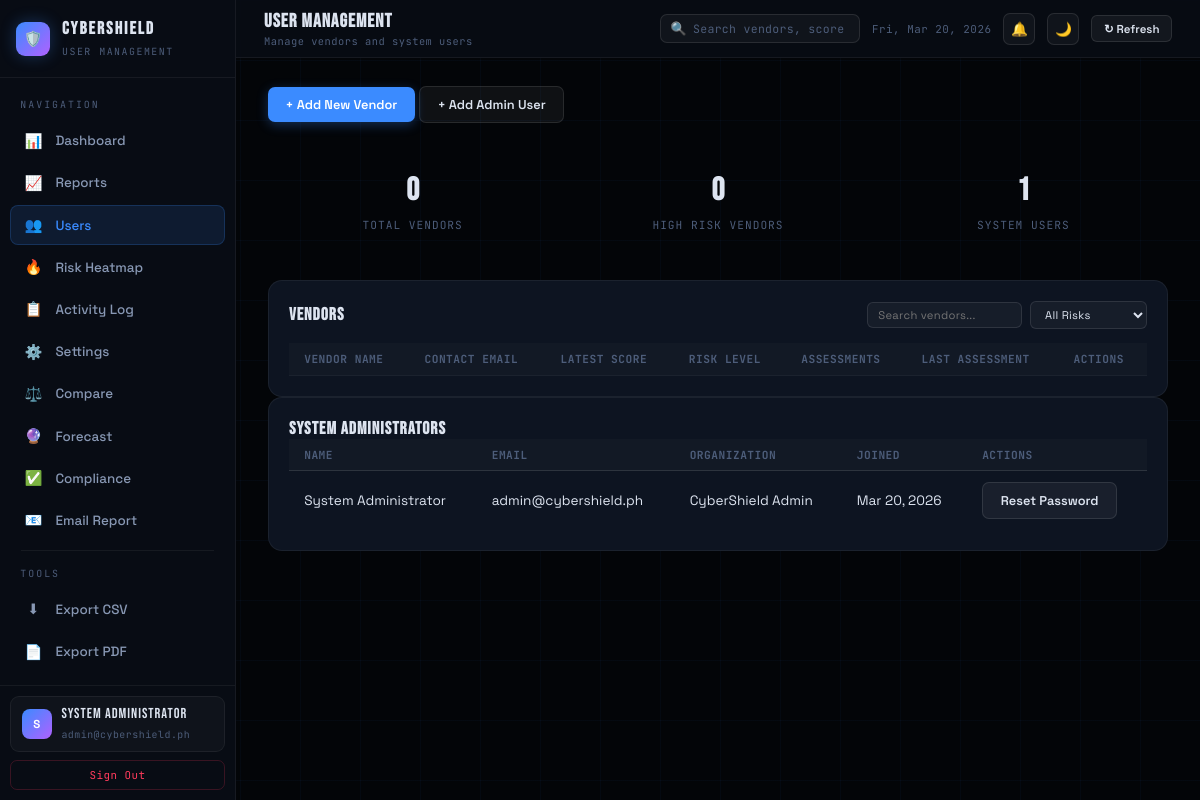
Page /Admin/users.php (signed in) on the earlier database version.
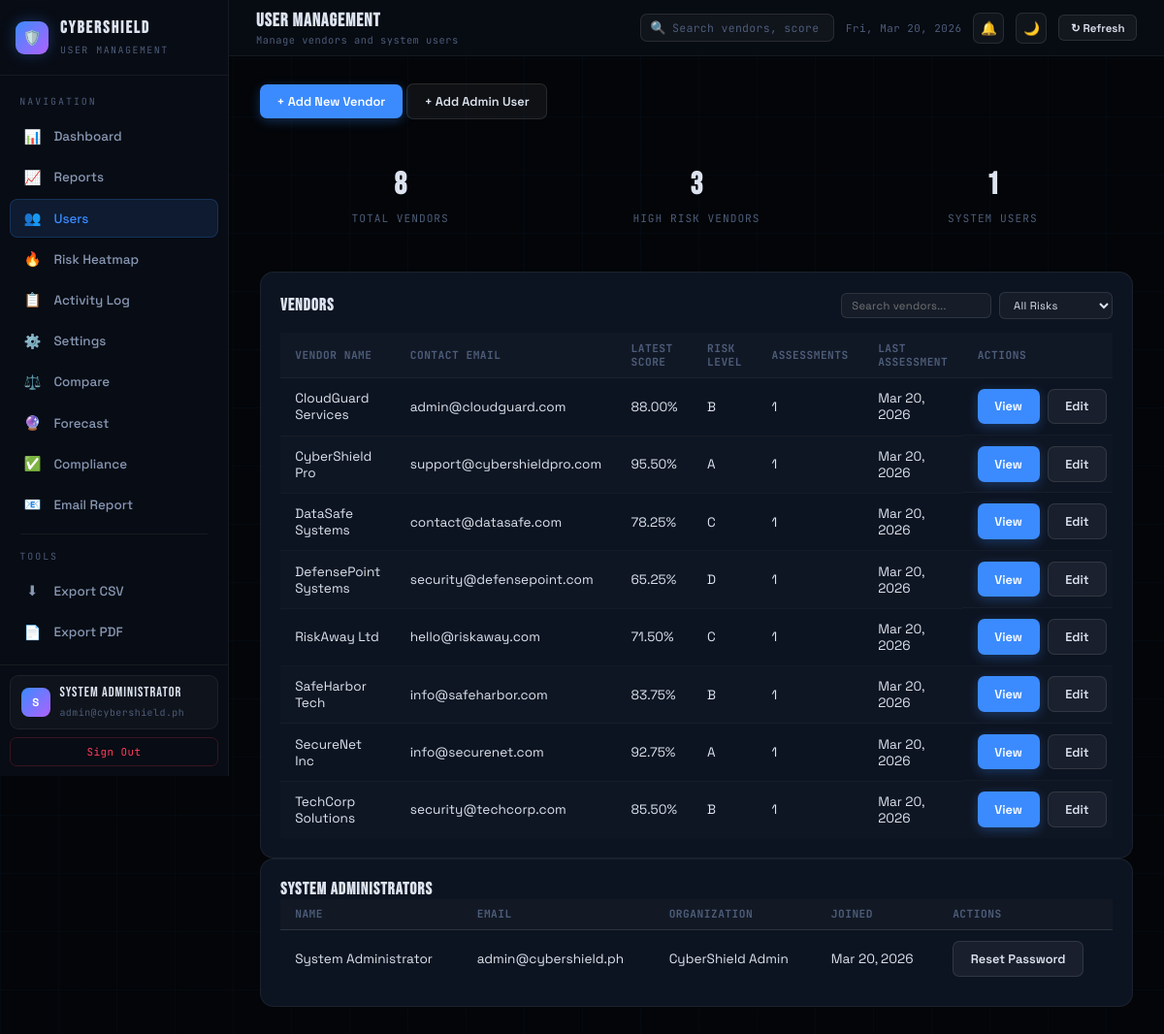
Same page on the later database version.
### tables this page shows
CREATE TABLE users (
    id INT AUTO_INCREMENT PRIMARY KEY,
    username VARCHAR(50) UNIQUE NOT NULL,
    password_hash VARCHAR(255) NOT NULL,
    email VARCHAR(100) UNIQUE NOT NULL,
    full_name VARCHAR(100) NOT NULL,
    store_name VARCHAR(100) NOT NULL,
    role ENUM('Admin', 'Seller', 'Viewer') DEFAULT 'Seller',
    is_active BOOLEAN DEFAULT TRUE,
    created_at TIMESTAMP DEFAULT CURRENT_TIMESTAMP,
    updated_at TIMESTAMP DEFAULT CURRENT_TIMESTAMP ON UPDATE CURRENT_TIMESTAMP,
    INDEX idx_username (username),
    INDEX idx_email (email),
    INDEX idx_role (role)
);

CREATE TABLE vendors (
    id INT AUTO_INCREMENT PRIMARY KEY,
    name VARCHAR(255) NOT NULL,
    email VARCHAR(100),
    industry VARCHAR(100),
    contact_person VARCHAR(100),
    phone VARCHAR(20),
    address TEXT,
    is_active BOOLEAN DEFAULT TRUE,
    flagged BOOLEAN DEFAULT FALSE,
    created_at TIMESTAMP DEFAULT CURRENT_TIMESTAMP,
    updated_at TIMESTAMP DEFAULT CURRENT_TIMESTAMP ON UPDATE CURRENT_TIMESTAMP,
    INDEX idx_name (name),
    INDEX idx_email (email),
    INDEX idx_flagged (flagged)
);

### Admin/users.php (the view, shortened to what this page needs)
<?php
$database = new Database();
$db = $database->getConnection();
$user_query = "SELECT * FROM users WHERE id = :user_id";
$stmt = $db->prepare($user_query);
$stmt->bindParam(':user_id', $_SESSION['user_id']);
$stmt->execute();
$user = $stmt->fetch(PDO::FETCH_ASSOC);
$vendors_query = "SELECT v.*,
    (SELECT score FROM vendor_assessments WHERE vendor_id = v.id ORDER BY created_at DESC LIMIT 1) as latest_score,
    (SELECT rank FROM vendor_assessments WHERE vendor_id = v.id ORDER BY created_at DESC LIMIT 1) as latest_rank,
    (SELECT created_at FROM vendor_assessments WHERE vendor_id = v.id ORDER BY created_at DESC LIMIT 1) as last_assessment,
    (SELECT COUNT(*) FROM vendor_assessments WHERE vendor_id = v.id) as assessment_count
    FROM vendors v
    ORDER BY v.name";
$stmt = $db->prepare($vendors_query);
$stmt->execute();
$vendors = $stmt->fetchAll(PDO::FETCH_ASSOC);
$users_query = "SELECT id, full_name, email, store_name, created_at FROM users WHERE role = 'admin' ORDER BY created_at DESC";
$stmt = $db->prepare($users_query);
$stmt->execute();
$system_users = $stmt->fetchAll(PDO::FETCH_ASSOC);
?>
<!DOCTYPE html>
<html lang="en" data-theme="dark">
<head>
    <link rel="stylesheet" href="dashboard.css">
</head>
<body>
    <div id="app">
        <div id="sidebar">
            <div class="sb-brand">
                <div class="shield">🛡️</div>
                <div class="sb-brand-text"><h2>CyberShield</h2><span>User Management</span></div>
            </div>
            <div class="sb-section">
                <div class="sb-label">Navigation</div>
                <a class="sb-item" href="dashboard.php"><span class="sb-icon">📊</span><span class="sb-text">Dashboard</span></a>
                <a class="sb-item" href="reports.php"><span class="sb-icon">📈</span><span class="sb-text">Reports</span></a>
                <a class="sb-item active" href="users.php"><span class="sb-icon">👥</span><span class="sb-text">Users</span></a>
                <a class="sb-item" href="heatmap.php"><span class="sb-icon">🔥</span><span class="sb-text">Risk Heatmap</span></a>
                <a class="sb-item" href="activity.php"><span class="sb-icon">📋</span><span class="sb-text">Activity Log</span></a>
                <a class="sb-item" href="settings.php"><span class="sb-icon">⚙️</span><span class="sb-text">Settings</span></a>
                <a class="sb-item" href="compare.php"><span class="sb-icon">⚖️</span><span class="sb-text">Compare</span></a>
                <a class="sb-item" href="forecast.php"><span class="sb-icon">🔮</span><span class="sb-text">Forecast</span></a>
                <a class="sb-item" href="compliance.php"><span class="sb-icon">✅</span><span class="sb-text">Compliance</span></a>
                <a class="sb-item" href="email.php"><span class="sb-icon">📧</span><span class="sb-text">Email Report</span></a>
                      <div class="sb-divider"></div>
      <div class="sb-label">Tools</div>
      <a class="sb-item" onclick="exportCSV()"><span class="sb-icon">⬇</span><span class="sb-text">Export CSV</span></a>
      <a class="sb-item" onclick="exportPDF()"><span class="sb-icon">📄</span><span class="sb-text">Export PDF</span></a>
      <a class="sb-item" onclick="refreshData()"><span class="sb-icon">↻</span><span class="sb-text">Refresh Data</span></a>
    </div>
            <div class="sb-footer">
                <div class="sb-user">
                    <div class="sb-avatar"><?php echo strtoupper(substr($user['full_name'], 0, 1)); ?></div>
                    <div class="sb-user-info">
                        <p><?php echo htmlspecialchars($user['full_name']); ?></p>
                        <span><?php echo htmlspecialchars($user['email']); ?></span>
                    </div>
                </div>
                <button class="btn-sb-logout" onclick="doSignOut()">Sign Out</button>
            </div>
        </div>
        <div id="main">
            <div class="topbar">
                <div class="topbar-left">
                    <h2>User Management</h2>
                    <p>Manage vendors and system users</p>
                </div>
                <div class="topbar-right">
                    <div class="topbar-search-wrap">
                        <span class="topbar-search-icon">🔍</span>
                        <input type="text" class="topbar-search" id="global-search" placeholder="Search vendors, scores…" oninput="onGlobalSearch(this.value)" />
                    </div>
                    <span class="topbar-date" id="topbar-date"><?php echo date('D, M d, Y'); ?></span>
                    <div class="notif-wrap">
                        <button class="notif-btn" id="notif-btn" onclick="toggleNotifPanel()">🔔<span class="notif-dot hidden" id="notif-dot"></span></button>
                    </div>
                    <button class="theme-toggle" id="theme-toggle" onclick="toggleTheme()" title="Toggle theme">🌙</button>
                    <button class="btn btn-secondary btn-sm" onclick="refreshData()">↻ Refresh</button>
                </div>
            </div>
            <div class="content">
                <div style="margin-bottom: 2rem;">
                    <button class="btn btn-primary" onclick="showAddVendorModal()">+ Add New Vendor</button>
                    <button class="btn btn-secondary" onclick="showAddUserModal()">+ Add Admin User</button>
                </div>
                <div class="user-stats">
                    <div class="stat-badge">
                        <div class="stat-number"><?php echo count($vendors); ?></div>
                        <div>Total Vendors</div>
                    </div>
                    <div class="stat-badge">
                        <div class="stat-number"><?php
                            $high_risk = 0;
                            foreach($vendors as $v) {
                                if(in_array($v['latest_rank'], ['C', 'D'])) $high_risk++;
                            }
                            echo $high_risk;
                        ?></div>
                        <div>High Risk Vendors</div>
                    </div>
                    <div class="stat-badge">
                        <div class="stat-number"><?php echo count($system_users); ?></div>
                        <div>System Users</div>
                    </div>
                </div>
                <div class="card">
                    <div class="table-toolbar">
                        <h3>Vendors</h3>
                        <div class="filter-row">
                            <input type="text" id="vendor-search" placeholder="Search vendors..." class="filter-select" onkeyup="filterVendors()">
                            <select id="risk-filter" class="filter-select" onchange="filterVendors()">
                                <option value="">All Risks</option>
                            </select>
                        </div>
                    </div>
                    <div style="overflow-x: auto;">
                        <table class="tbl">
                            <thead>
                                <tr>
                                    <th>Vendor Name</th>
                                    <th>Contact Email</th>
                                    <th>Latest Score</th>
                                    <th>Risk Level</th>
                                    <th>Assessments</th>
                                    <th>Last Assessment</th>
                                    <th>Actions</th>
                                </tr>
                            </thead>
                            <tbody id="vendors-table">
                                <?php foreach($vendors as $vendor): ?>
                                <tr class="vendor-row" data-rank="<?php echo $vendor['latest_rank']; ?>" data-name="<?php echo strtolower($vendor['name']); ?>">
                                    <td><?php echo htmlspecialchars($vendor['name']); ?></td>
                                    <td><?php echo htmlspecialchars($vendor['email']); ?></td>
                                    <td><?php echo $vendor['latest_score'] ? $vendor['latest_score'] . '%' : 'N/A'; ?></td>
                                    <td>
                                        <?php if($vendor['latest_rank']): ?>
                                        <span class="rank-badge rank-<?php echo strtolower($vendor['latest_rank']); ?>">
                                            <?php echo $vendor['latest_rank']; ?>
                                        </span>
                                        <?php else: echo 'N/A'; endif; ?>
                                    </td>
                                    <td><?php echo $vendor['assessment_count']; ?></td>
                                    <td><?php echo $vendor['last_assessment'] ? date('M j, Y', strtotime($vendor['last_assessment'])) : 'Never'; ?></td>
                                    <td class="user-actions">
                                        <button class="btn btn-xs btn-primary" onclick="viewVendor(<?php echo $vendor['id']; ?>)">View</button>
                                        <button class="btn btn-xs btn-secondary" onclick="editVendor(<?php echo $vendor['id']; ?>)">Edit</button>
                                    </td>
                                </tr>
                                <?php endforeach; ?>
                            </tbody>
                        </table>
                    </div>
                </div>
                <div class="card">
                    <h3>System Administrators</h3>
                    <div style="overflow-x: auto;">
                        <table class="tbl">
                            <thead>
                                <tr>
                                    <th>Name</th>
                                    <th>Email</th>
                                    <th>Organization</th>
                                    <th>Joined</th>
                                    <th>Actions</th>
                                </tr>
                            </thead>
                            <tbody>
                                <?php foreach($system_users as $sys_user): ?>
                                <tr>
                                    <td><?php echo htmlspecialchars($sys_user['full_name']); ?></td>
                                    <td><?php echo htmlspecialchars($sys_user['email']); ?></td>
                                    <td><?php echo htmlspecialchars($sys_user['store_name']); ?></td>
                                    <td><?php echo date('M j, Y', strtotime($sys_user['created_at'])); ?></td>
                                    <td>
                                        <button class="btn btn-xs btn-secondary" onclick="resetUserPassword(<?php echo $sys_user['id']; ?>)">Reset Password</button>
                                    </td>
                                </tr>
                                <?php endforeach; ?>
                            </tbody>
                        </table>
                    </div>
                </div>
            </div>
        </div>
    </div>
</body>
</html>

### Admin/users.php (style rules this page uses)
.user-stats { display: grid; grid-template-columns: repeat(auto-fit, minmax(200px, 1fr)); gap: 1rem; margin-bottom: 2rem; }
.stat-badge { background: var(--card-bg); padding: 1rem; border-radius: 12px; text-align: center; }
.stat-number { font-size: 2rem; font-weight: 700; color: var(--primary); font-family: var(--display); }
.stat-badge > div:last-child { font-family: var(--mono); font-size: 0.7rem; letter-spacing: 1px; text-transform: uppercase; color: var(--muted); margin-top: 0.5rem; }
.user-actions { display: flex; gap: 0.5rem; }
.card h3 { font-family: var(--display); font-size: 1.1rem; letter-spacing: 1px; }
.table-toolbar h3 { font-family: var(--display); font-size: 1.1rem; letter-spacing: 1px; }
.tbl th { font-family: var(--mono); font-size: 0.7rem; letter-spacing: 0.5px; }
.tbl td { font-family: var(--font); font-size: 0.85rem; }
.filter-select { font-family: var(--font); }

Differences in the rows shown:
added vendors: name "CloudGuard Services", email "admin@cloudguard.com", latest_score "88.00", latest_rank "B", assessment_count "1", last_assessment "Mar 20, 2026"
added vendors: name "CyberShield Pro", email "support@cybershieldpro.com", latest_score "95.50", latest_rank "A", assessment_count "1", last_assessment "Mar 20, 2026"
added vendors: name "DataSafe Systems", email "contact@datasafe.com", latest_score "78.25", latest_rank "C", assessment_count "1", last_assessment "Mar 20, 2026"
added vendors: name "DefensePoint Systems", email "security@defensepoint.com", latest_score "65.25", latest_rank "D", assessment_count "1", last_assessment "Mar 20, 2026"
added vendors: name "RiskAway Ltd", email "hello@riskaway.com", latest_score "71.50", latest_rank "C", assessment_count "1", last_assessment "Mar 20, 2026"
added vendors: name "SafeHarbor Tech", email "info@safeharbor.com", latest_score "83.75", latest_rank "B", assessment_count "1", last_assessment "Mar 20, 2026"
added vendors: name "SecureNet Inc", email "info@securenet.com", latest_score "92.75", latest_rank "A", assessment_count "1", last_assessment "Mar 20, 2026"
added vendors: name "TechCorp Solutions", email "security@techcorp.com", latest_score "85.50", latest_rank "B", assessment_count "1", last_assessment "Mar 20, 2026"
Other differences:
count($vendors): "0" → "8"
$high_risk: "0" → "3"
